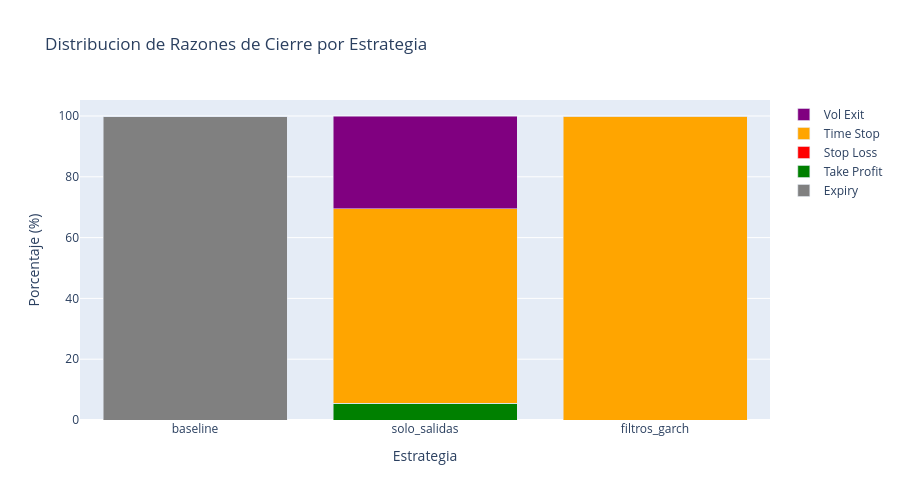

Here is the notebook cell this chart was saved with:
### Code cell
# Grafico de barras apiladas de razones de cierre
exit_data = {'Config': [], 'Expiry': [], 'Take Profit': [], 'Stop Loss': [], 'Time Stop': [], 'Vol Exit': []}

for name, result in backtest_results.items():
    if result is None or 'error' in result.summary:
        continue
    
    pcts = compute_exit_percentages(result)
    exit_data['Config'].append(name)
    exit_data['Expiry'].append(pcts.get('expiry', 0))
    exit_data['Take Profit'].append(pcts.get('take_profit', 0))
    exit_data['Stop Loss'].append(pcts.get('stop_loss', 0))
    exit_data['Time Stop'].append(pcts.get('time_stop', 0))
    exit_data['Vol Exit'].append(pcts.get('vol_exit', 0))

fig = go.Figure()

colors = {'Expiry': 'gray', 'Take Profit': 'green', 'Stop Loss': 'red', 'Time Stop': 'orange', 'Vol Exit': 'purple'}

for reason in ['Expiry', 'Take Profit', 'Stop Loss', 'Time Stop', 'Vol Exit']:
    fig.add_trace(go.Bar(
        name=reason,
        x=exit_data['Config'],
        y=exit_data[reason],
        marker_color=colors[reason]
    ))

fig.update_layout(
    barmode='stack',
    title='Distribucion de Razones de Cierre por Estrategia',
    xaxis_title='Estrategia',
    yaxis_title='Porcentaje (%)',
    height=500
)

fig.show()

### Figure 1 — Plotly figure (JSON) as saved in the notebook; plotly's stock layout.template omitted (floating-point values rounded to 4 significant figures)
{"data": [{"marker": {"color": "gray"}, "name": "Expiry", "type": "bar", "x": ["baseline", "solo_salidas", "filtros_garch"], "y": [100, 0, 0]}, {"marker": {"color": "green"}, "name": "Take Profit", "type": "bar", "x": ["baseline", "solo_salidas", "filtros_garch"], "y": [0, 5.556, 0]}, {"marker": {"color": "red"}, "name": "Stop Loss", "type": "bar", "x": ["baseline", "solo_salidas", "filtros_garch"], "y": [0, 0, 0]}, {"marker": {"color": "orange"}, "name": "Time Stop", "type": "bar", "x": ["baseline", "solo_salidas", "filtros_garch"], "y": [0, 63.89, 100]}, {"marker": {"color": "purple"}, "name": "Vol Exit", "type": "bar", "x": ["baseline", "solo_salidas", "filtros_garch"], "y": [0, 30.56, 0]}], "layout": {"barmode": "stack", "height": 500, "title": {"text": "Distribucion de Razones de Cierre por Estrategia"}, "xaxis": {"title": {"text": "Estrategia"}}, "yaxis": {"title": {"text": "Porcentaje (%)"}}}}
